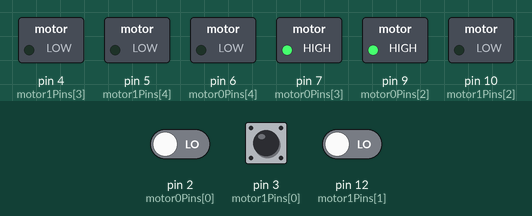
Bench run of a sketch on a simulated Arduino Uno, built with avr-gcc and run on an emulated ATmega328P. On the bench: switched loads named in the sketch (green lamp = pin HIGH). The inputs (shaded band) are chosen by the test bench; at power-on: pin 3 (motor1Pins[0]) LOW, pin 2 (motor0Pins[0]) LOW, pin 12 (motor1Pins[1]) LOW.

Above: at 1.2 s.
1.3 s: pin 3 (motor1Pins[0]) driven HIGH
At 2.5 s:
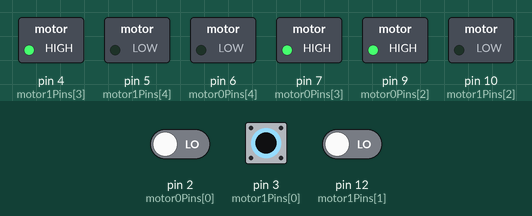
2.8 s: pin 3 (motor1Pins[0]) pulsed LOW 5 times (0.12 s each, 0.3 s apart)
At 3.4 s:
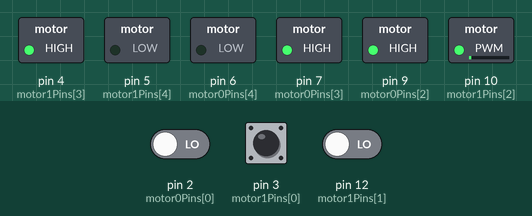
Timing chart, 0 to 5.8 s (numbered marks = the images above; inputs shaded):
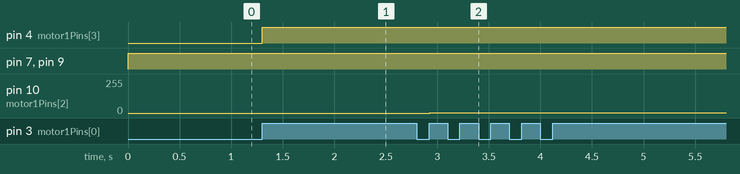

Measured:
- after the input at 1.3 s, pin 4 (motor1Pins[3]): LOW → HIGH at once
- after the input at 2.8 s, pin 10 (motor1Pins[2]): 0/255 → 1/255 after 0.13 s, → 2/255 0.60 s later, → 3/255 0.60 s later

The sketch:

PIDvelocity2motors.ino
```cpp
#include <util/atomic.h>

// Pins for motor0 and motor1
// Motor 0
const int motor0Pins[] = {2, 13, 9, 7, 6};// ENCA, ENCB, PWM, IN1, IN2
// Motor 1
const int motor1Pins[] = {3, 12, 10, 4, 5};// ENCA, ENCB, PWM, IN1, IN2

// global variables
long prevT[] = {0, 0};
int posPrev[] = {0, 0};

// Use the "volatile" directive for variables
// used in an interrupt
volatile int pos_i[] = {0, 0};
volatile float velocity_i[] = {0, 0};
volatile long prevT_i[] = {0, 0};

float v1Filt[] = {0, 0};
float v1Prev[] = {0, 0};
float v2Filt[] = {0, 0};
float v2Prev[] = {0, 0};

float eintegral[] = {0, 0};

void setup()
{
    Serial.begin(115200);

    // Motor 0
    pinMode(motor0Pins[0], INPUT);
    pinMode(motor0Pins[1], INPUT);
    pinMode(motor0Pins[2], OUTPUT);
    pinMode(motor0Pins[3], OUTPUT);
    pinMode(motor0Pins[4], OUTPUT);
    // Motor 1
    pinMode(motor1Pins[0], INPUT);
    pinMode(motor1Pins[1], INPUT);
    pinMode(motor1Pins[2], OUTPUT);
    pinMode(motor1Pins[3], OUTPUT);
    pinMode(motor1Pins[4], OUTPUT);

    attachInterrupt(digitalPinToInterrupt(motor0Pins[0]), readEncoder0, RISING);
    attachInterrupt(digitalPinToInterrupt(motor1Pins[0]), readEncoder1, RISING);
}

void loop()
{
    // Set target speed
    float targetSpeed[] = {150,0};

    PIDvelocityControl(targetSpeed);
}


void PIDvelocityControl(float targetSpeed[])
{
    // read the position in an atomic block
    // to avoid potential misreads
    int pos[] = {0, 0};
    float velocity2[] = {0, 0};
    ATOMIC_BLOCK(ATOMIC_RESTORESTATE)
    {
        pos[0] = pos_i[0];
        velocity2[0] = velocity_i[0];
        pos[1] = pos_i[1];
        velocity2[1] = velocity_i[1];
    }

    // Compute velocity with method 1
    long currT[] = {micros(), micros()};
    float deltaT[] = {((float)(currT[0] - prevT[0])) / 1.0e6, ((float)(currT[1] - prevT[1])) / 1.0e6};
    float velocity1[] = {(pos[0] - posPrev[0]) / deltaT[0], (pos[1] - posPrev[1]) / deltaT[1]};
    posPrev[0] = pos[0];
    posPrev[1] = pos[1];
    prevT[0] = currT[0];
    prevT[0] = currT[1];

    // Convert count/s to RPM
    float v1[] = {velocity1[0] / 517.0 * 60.0, velocity1[1] / 517.0 * 60.0};
    float v2[] = {velocity2[0] / 517.0 * 60.0, velocity2[1] / 517.0 * 60.0};

    // Low-pass filter (25 Hz cutoff)
    v1Filt[0] = 0.854*v1Filt[0] + 0.0728*v1[0] + 0.0728*v1Prev[0];
    v1Filt[1] = 0.854*v1Filt[1] + 0.0728*v1[1] + 0.0728*v1Prev[1];
    v1Prev[0] = v1[0];
    v1Prev[1] = v1[1];
    v2Filt[0] = 0.854*v2Filt[0] + 0.0728*v2[0] + 0.0728*v2Prev[0];
    v2Filt[1] = 0.854*v2Filt[1] + 0.0728*v2[1] + 0.0728*v2Prev[1];
    v2Prev[0] = v2[0];
    v2Prev[1] = v2[1];

    // Compute the control signal u
    float Kp = 5;
    float Ki = 5;
    float e[] = {targetSpeed[0] - v1Filt[0], targetSpeed[1] - v1Filt[1]};
    eintegral[0] += e[0] * deltaT[0];
    eintegral[1] += e[1] * deltaT[1];

    float u[] = {Kp*e[0] + Ki*eintegral[0], Kp*e[1] + Ki*eintegral[1]};

    // Set the motor speed and direction
    int dir[] = {0, 0};
    if (u[0] > 0)
    {
        dir[0] = 1;
    }
    else if (u[0] < 0)
    {
        dir[0] = -1;
    }
    else
    {
        dir[0] = 0;
    }

    if (u[1] > 0)
    {
        dir[1] = 1;
    }
    else if (u[1] < 0)
    {
        dir[1] = -1;
    }
    else
    {
        dir[1] = 0;
    }

    int pwr[] = {(int)fabs(u[0]), (int)fabs(u[1])};
    if(pwr[0] > 255)
    {
        pwr[0] = 255;
    }
    if(pwr[1] > 255)
    {
        pwr[1] = 255;
    }

    setMotor0(dir[0], pwr[0]);
    setMotor1(dir[1], pwr[1]);

    // Print the data

}

void setMotor0(int dir, int pwmVal)
{
    analogWrite(motor0Pins[2], pwmVal);
    if (dir == 1)
    {
        digitalWrite(motor0Pins[3], HIGH);
        digitalWrite(motor0Pins[4], LOW);
    }
    else if(dir == -1)
    {
        digitalWrite(motor0Pins[3], LOW);
        digitalWrite(motor0Pins[4], HIGH);
    }
    else
    {
        digitalWrite(motor0Pins[3], LOW);
        digitalWrite(motor0Pins[4], LOW);
    }
}

void setMotor1(int dir, int pwmVal)
{
    analogWrite(motor1Pins[2], pwmVal);
    if (dir == 1)
    {
        digitalWrite(motor1Pins[3], HIGH);
        digitalWrite(motor1Pins[4], LOW);
    }
    else if(dir == -1)
    {
        digitalWrite(motor1Pins[3], LOW);
        digitalWrite(motor1Pins[4], HIGH);
    }
    else
    {
        digitalWrite(motor1Pins[3], LOW);
        digitalWrite(motor1Pins[4], LOW);
    }
}

void readEncoder0()
{
    // Read encoder B when ECNA goes high
    int b = digitalRead(motor0Pins[1]) ? 1 : -1;
    int increment = 0;
    if (b>0)
    {
        increment = 1;
    }
    else
    {
        increment = -1;
    }
    pos_i[0] += increment;

    // Compute velocity with method 2
    long currT = micros();
    float deltaT = ((float)(currT - prevT_i[0])) / 1.0e6;
    velocity_i[0] = increment / deltaT;
    prevT_i[0] = currT;
}

void readEncoder1()
{
    // Read encoder B when ECNA goes high
    int b = digitalRead(motor1Pins[1]) ? 1 : -1;
    int increment = 0;
    if (b>0)
    {
        increment = 1;
    }
    else
    {
        increment = -1;
    }
    pos_i[1] += increment;

    // Compute velocity with method 2
    long currT = micros();
    float deltaT = ((float)(currT - prevT_i[1])) / 1.0e6;
    velocity_i[1] = increment / deltaT;
    prevT_i[1] = currT;
}
```
